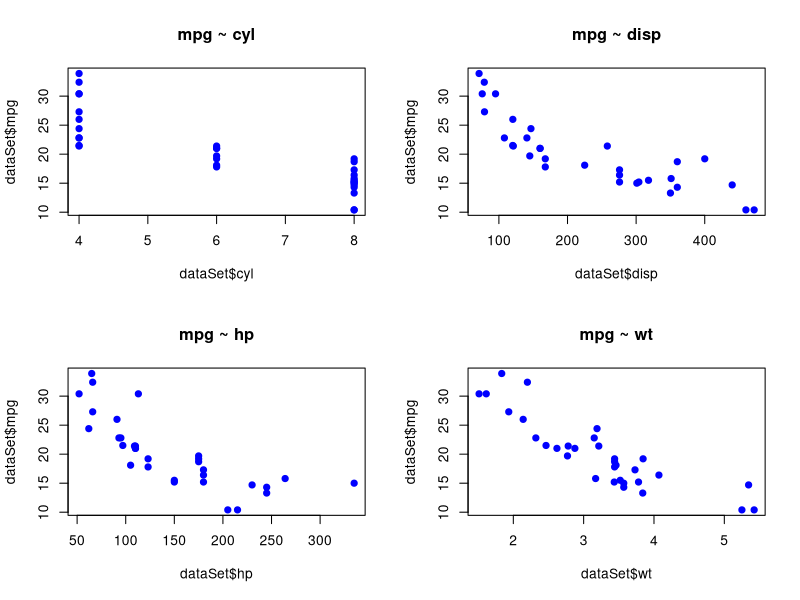
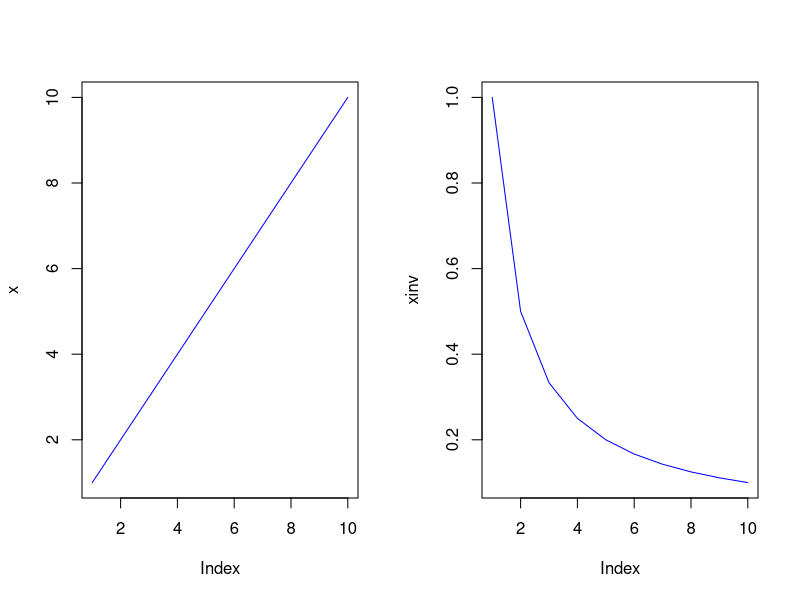

Write the R code that produced these figures, in order. (Note: this script raises an error after producing the figures.)
# library(PerformanceAnalytics)
# install.packages("MASS")
# install.packages("quadprog")
# install.packages("leaps")

library(MASS)
library(leaps)

dataSet = mtcars
head(dataSet,3)

par(mfrow=c(2,2))
plot(dataSet$cyl, dataSet$mpg, col="blue", pch=19, main="mpg ~ cyl")
plot(dataSet$disp, dataSet$mpg, col="blue", pch=19, main="mpg ~ disp")
plot(dataSet$hp, dataSet$mpg, col="blue", pch=19, main="mpg ~ hp")
plot(dataSet$wt, dataSet$mpg, col="blue", pch=19, main="mpg ~ wt")
par(mfrow=c(1,1))

x = 1:10
xinv = 1/x
par(mfrow=c(1,2))
plot(x, type="l", col="blue")
plot(xinv, type="l", col="blue")
par(mfrow=c(1,1))

chart.Correlation(dataSet[1:5], histogram = TRUE)

# stepwise regression
full.model <- lm(mpg ~., data = dataSet)
step.model <- stepAIC(full.model, direction = "both", trace = TRUE)
summary(step.model)

# best of subset
leaps<-regsubsets(mpg ~ disp + cyl + hp + wt, data=dataSet,nbest=10)
# view results 
# summary(leaps)
plot(leaps,scale="r2")

models = list(
 model1 = mpg ~ cyl,
 model2 = mpg ~ hp,
 model3 = mpg ~ wt,
 model4 = mpg ~ cyl + hp + wt,
 model5 = mpg ~ I(1/disp)
)

boot_fce <- lapply(models, function(model) {
 unlist(lapply(1:100, function(x) {
  rn_sample = dataSet[sample(1:nrow(dataSet), replace=TRUE),]
  summary(lm(model, data=rn_sample))$r.squared
 }))
})

boxplot(boot_fce, col="blue", main="Box Plot for Rsquare of linear models", xlab="Model", ylab="Rsquare")

models_unstacked = as.data.frame(do.call(cbind, boot_fce))
models_stacked = stack(models_unstacked)
colnames(models_stacked) <- c("rsquare","model")
anova_model = aov(rsquare ~ model, data=models_stacked)
TukeyHSD(anova_model)

rmsd = function(ypred, yobs) {
 return(sqrt(mean(ypred - yobs)^2))
}

# model = mpg ~ cyl
kfold_algo = function(model) {
 rmsd_storage <- vector("numeric", length(unique(fold)))
 fold = cut(1:nrow(dataSet), breaks=5, labels=FALSE)
 for (i in 1:length(unique(fold))) {
  testing = dataSet[which(fold==i, arr.ind=F),]
  training = dataSet[-which(fold==i, arr.ind=F),]
  lin_model = lm(model, data=training)
  ypred = predict(lin_model, testing)
  rmsd_storage[i] = rmsd(ypred, testing[[1]])
 }
 return(rmsd_storage)
}

cv_models = lapply(models, function(model) {kfold_algo(model)})

par(mfrow=c(2,1))
boxplot(boot_fce, col="blue", main="Box Plot for Rsquare of linear models (Bootstrap)", xlab="Model", ylab="Rsquare")
boxplot(cv_models, col="blue", main="Cross Validation algo for linear models", xlab="Model", ylab="RMSD")
par(mfrow=c(1,1))
